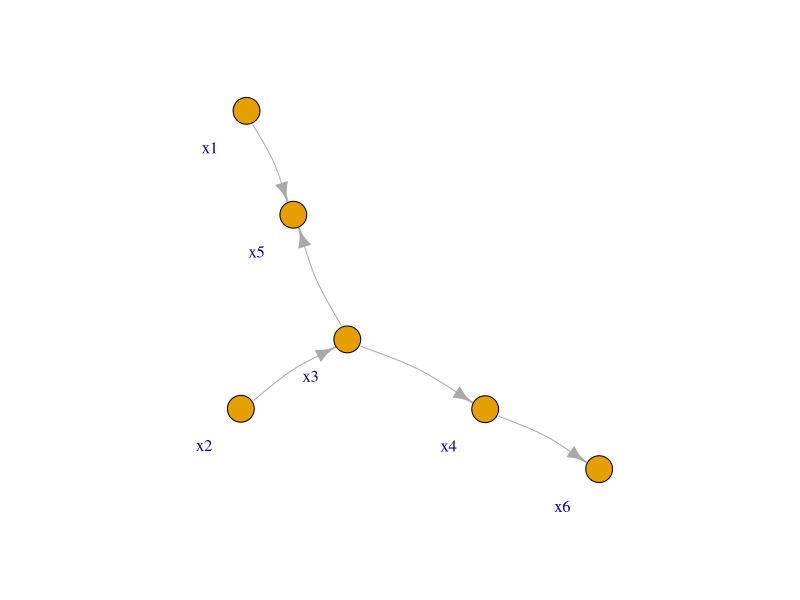

Source code (R):
# Libraries
rm(list=ls())
library(igraph)


# Define system 
dim_states <- 6

names_states <- c()
for (i in 1:dim_states) {
  names_states <- c(names_states,paste('x',i, sep = ''))
}
  

A = matrix( data = c(      0 ,       0 ,       0 ,      0 ,      0 ,      0 ,
                           0 ,       0 ,       0 ,      0 ,      0 ,      0 ,
                           0 ,     'f' ,       0 ,      0 ,      0 ,      0 ,
                           0 ,       0 ,     'f' ,      0 ,      0 ,      0 ,
                         'f' ,       0 ,     'f' ,      0 ,      0 ,      0 ,
                           0 ,       0 ,       0 ,    'f' ,      0 ,      0 )
            , byrow = TRUE , nrow = dim_states )



# Define Edges and Knots

directed <- TRUE

edges <- c()
for (i in 1:dim_states) {
  for (j in 1:dim_states) {
    if (A[i,j] != '0') {
      edges <- c(edges, c( names_states[j]  , names_states[i] )  )
    }
  }
}


# Test

G1 <- graph( edges =  edges, directed = directed)

plot(G1, vertex.label.cex=1, vertex.label.dist=-4, edge.curved=0.13)